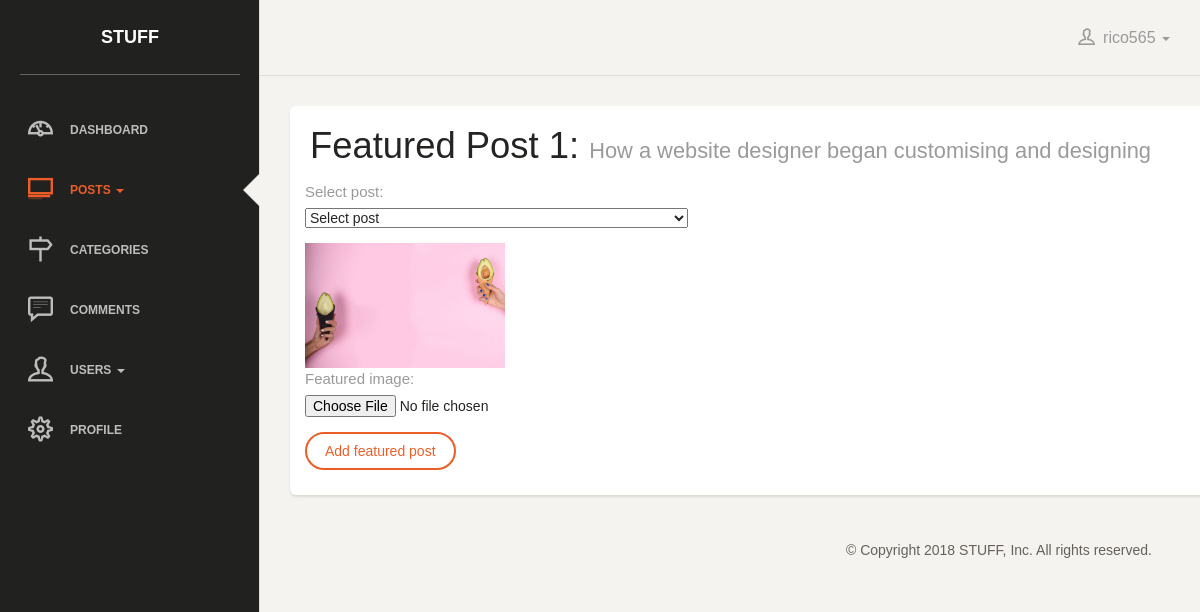
Screenshot of /admin/edit_featured.php?feat_id=1 (signed in) with the database file from the repository.
### tables this page shows
CREATE TABLE `posts` (
  `post_id` int(3) NOT NULL,
  `post_cat_id` int(3) NOT NULL,
  `post_img` text NOT NULL,
  `post_date` date NOT NULL,
  `post_title` varchar(255) NOT NULL,
  `post_author` varchar(255) NOT NULL,
  `post_content` text NOT NULL,
  `post_tags` varchar(255) NOT NULL,
  `post_status` varchar(255) NOT NULL DEFAULT 'DRAFT'
);

CREATE TABLE `featured` (
  `feat_id` int(3) NOT NULL,
  `feat_post_id` int(3) NOT NULL,
  `feat_img` text NOT NULL
);

### admin/edit_featured.php (the view, shortened to what this page needs)
<?php include 'partials/header.php' ?>
    <div class="row">
        <div class="col-lg-12">
            <div class="container">
                <div class="card">
                    <div class="header">
                        <?php
                            $feat_id = $_GET['feat_id'];
                            $feat_select = "SELECT * FROM featured WHERE feat_id = $feat_id";
                            $feat_query = mysqli_query($con, $feat_select);
                            while ($row = mysqli_fetch_assoc($feat_query))
                            {
                                $feat_post_id = $row['feat_post_id'];
                                $feat_img = $row['feat_img'];
                                $post_select = "SELECT * FROM posts WHERE post_id = $feat_post_id";
                                $post_query = mysqli_query($con, $post_select);
                                while ($row = mysqli_fetch_assoc($post_query)) {
                                    $post_title = $row['post_title'];
                                }
                            }
                        ?>
                        <h2 class="title">Featured Post <?php echo $feat_id; ?>: <small><?php echo $post_title; ?></small></h2>
                    </div>
                    <div class="content">
                        <form action="" method="POST" enctype="multipart/form-data">
                            <div class="form-group">
                                <label for="feat_post_id">Select post:</label>
                                <br>
                                <select name="feat_post_id" id="">
                                    <option value="0">Select post</option>
                                </select>
                            </div>
                            <div class="form-group">
                                <img src="../img/<?php echo $feat_img; ?>" width="200">
                                <br>
                                <label for="feat_img">Featured image:</label>
                                <input type="file" name="feat_img">
                            </div>
                            <div class="form-group">
                                <input class="btn btn-danger" type="submit" name="feat_post_1" value="Add featured post">
                            </div>
                        </form>
                    </div>
                </div>
            </div>
        </div>
    </div>
<?php include 'partials/footer.php' ?>

### rows the page displays
posts: post_title "How a website designer began customising and designing"
featured: feat_img (picture)

### other values shown
$username "rico565"
$feat_id "1"
